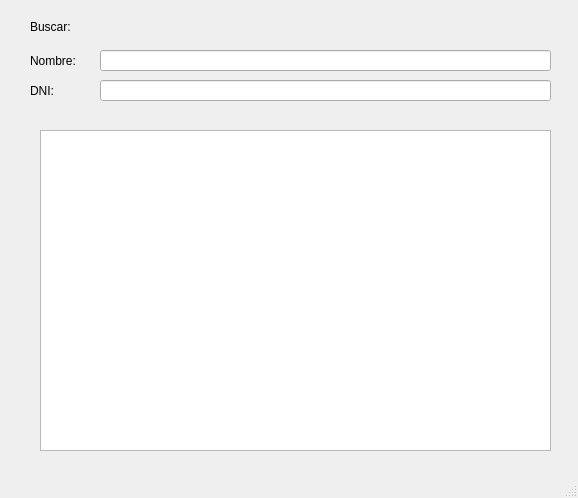
<?xml version="1.0" encoding="UTF-8"?>
<ui version="4.0">
 <class>searchHC</class>
 <widget class="QMainWindow" name="searchHC">
  <property name="geometry">
   <rect>
    <x>0</x>
    <y>0</y>
    <width>578</width>
    <height>498</height>
   </rect>
  </property>
  <property name="windowTitle">
   <string>MainWindow</string>
  </property>
  <widget class="QWidget" name="centralwidget">
   <widget class="QLabel" name="label_2">
    <property name="geometry">
     <rect>
      <x>30</x>
      <y>50</y>
      <width>61</width>
      <height>21</height>
     </rect>
    </property>
    <property name="text">
     <string>Nombre:</string>
    </property>
   </widget>
   <widget class="QLineEdit" name="lineEdit">
    <property name="geometry">
     <rect>
      <x>100</x>
      <y>50</y>
      <width>451</width>
      <height>21</height>
     </rect>
    </property>
   </widget>
   <widget class="QLabel" name="label_3">
    <property name="geometry">
     <rect>
      <x>30</x>
      <y>80</y>
      <width>61</width>
      <height>21</height>
     </rect>
    </property>
    <property name="text">
     <string>DNI:</string>
    </property>
   </widget>
   <widget class="QListView" name="listView">
    <property name="geometry">
     <rect>
      <x>40</x>
      <y>130</y>
      <width>511</width>
      <height>321</height>
     </rect>
    </property>
   </widget>
   <widget class="QLabel" name="label">
    <property name="geometry">
     <rect>
      <x>30</x>
      <y>20</y>
      <width>47</width>
      <height>13</height>
     </rect>
    </property>
    <property name="text">
     <string>Buscar:</string>
    </property>
   </widget>
   <widget class="QLineEdit" name="lineEdit_2">
    <property name="geometry">
     <rect>
      <x>100</x>
      <y>80</y>
      <width>451</width>
      <height>21</height>
     </rect>
    </property>
   </widget>
  </widget>
  <widget class="QMenuBar" name="menubar">
   <property name="geometry">
    <rect>
     <x>0</x>
     <y>0</y>
     <width>578</width>
     <height>20</height>
    </rect>
   </property>
  </widget>
  <widget class="QStatusBar" name="statusbar"/>
 </widget>
 <resources/>
 <connections/>
</ui>
